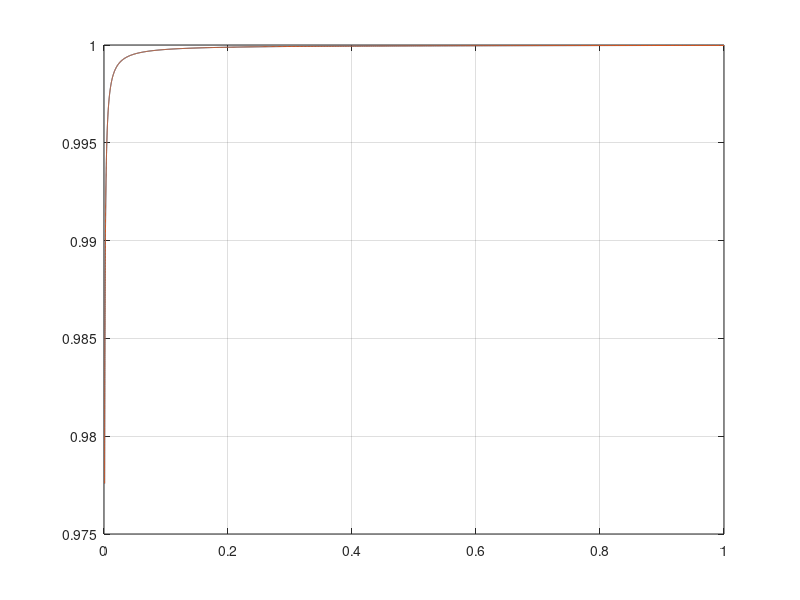
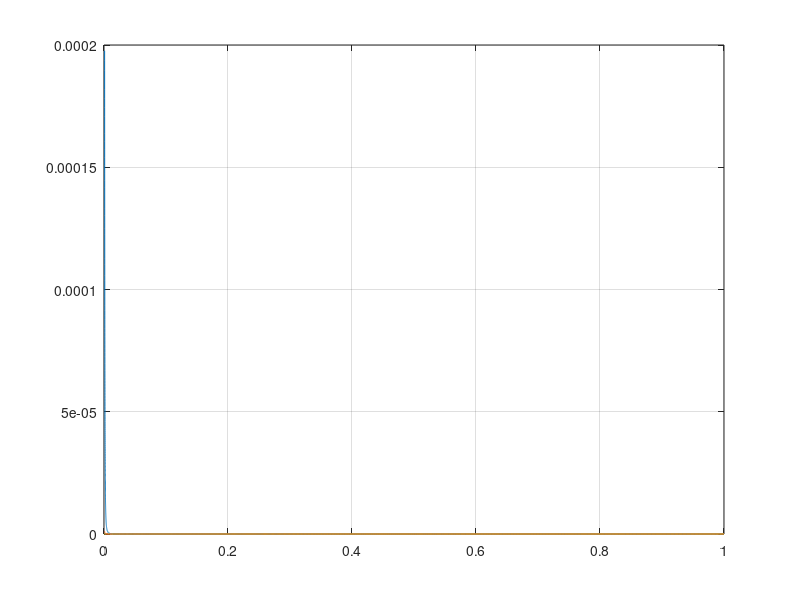

These charts were generated, in order, by the following MATLAB code:
clc
close all
clearvars

N = 1000;

% tau = linspace(0,1,N)';
tau = logspace(-3,0,N)'; % from 1ms to 1s of Attack/Release Time
fs = 44.1e3;

x = -1./(tau.*fs);

y = exp(x);

% y2 = 1 + x + x.^2/prod(1:2);
y2 = 1 + x.*(1 + 0.5*x);
y3 = 1 + x + x.^2/prod(1:2) + x.^3/prod(1:3);
y4 = 1 + x + x.^2/prod(1:2) + x.^3/prod(1:3) + x.^4/prod(1:4);

figure
plot(tau,y,tau,y2)
grid on;

figure
plot(tau,100*abs(y-y2)./y,tau,100*abs(y-y3)./y,tau,100*abs(y-y4)./y)
grid on
